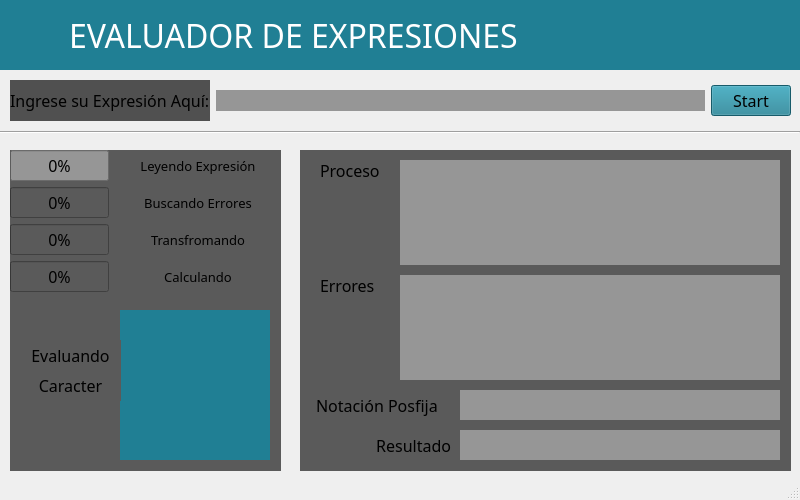
<?xml version="1.0" encoding="UTF-8"?>
<ui version="4.0">
 <class>MainWindow</class>
 <widget class="QMainWindow" name="MainWindow">
  <property name="geometry">
   <rect>
    <x>0</x>
    <y>0</y>
    <width>800</width>
    <height>500</height>
   </rect>
  </property>
  <property name="minimumSize">
   <size>
    <width>800</width>
    <height>500</height>
   </size>
  </property>
  <property name="maximumSize">
   <size>
    <width>800</width>
    <height>500</height>
   </size>
  </property>
  <property name="font">
   <font>
    <family>Cooper Black</family>
    <pointsize>12</pointsize>
   </font>
  </property>
  <property name="windowTitle">
   <string>Evaluador de Expresiones</string>
  </property>
  <property name="windowIcon">
   <iconset>
    <normaloff>Pictures/iconWindow.png</normaloff>Pictures/iconWindow.png</iconset>
  </property>
  <property name="autoFillBackground">
   <bool>false</bool>
  </property>
  <property name="styleSheet">
   <string notr="true">background-color: rgba(80, 80, 80);
color: rgb(255,255,255);

QLineEdit
{
	background-color:rgb(150,150,150);
}</string>
  </property>
  <widget class="QWidget" name="centralwidget">
   <widget class="QLabel" name="lblTitle">
    <property name="geometry">
     <rect>
      <x>69</x>
      <y>0</y>
      <width>731</width>
      <height>70</height>
     </rect>
    </property>
    <property name="palette">
     <palette>
      <active>
       <colorrole role="WindowText">
        <brush brushstyle="SolidPattern">
         <color alpha="255">
          <red>255</red>
          <green>255</green>
          <blue>255</blue>
         </color>
        </brush>
       </colorrole>
       <colorrole role="Button">
        <brush brushstyle="SolidPattern">
         <color alpha="255">
          <red>32</red>
          <green>127</green>
          <blue>148</blue>
         </color>
        </brush>
       </colorrole>
       <colorrole role="Text">
        <brush brushstyle="SolidPattern">
         <color alpha="255">
          <red>255</red>
          <green>255</green>
          <blue>255</blue>
         </color>
        </brush>
       </colorrole>
       <colorrole role="ButtonText">
        <brush brushstyle="SolidPattern">
         <color alpha="255">
          <red>255</red>
          <green>255</green>
          <blue>255</blue>
         </color>
        </brush>
       </colorrole>
       <colorrole role="Base">
        <brush brushstyle="SolidPattern">
         <color alpha="255">
          <red>32</red>
          <green>127</green>
          <blue>148</blue>
         </color>
        </brush>
       </colorrole>
       <colorrole role="Window">
        <brush brushstyle="SolidPattern">
         <color alpha="255">
          <red>32</red>
          <green>127</green>
          <blue>148</blue>
         </color>
        </brush>
       </colorrole>
       <colorrole role="PlaceholderText">
        <brush brushstyle="NoBrush">
         <color alpha="128">
          <red>255</red>
          <green>255</green>
          <blue>255</blue>
         </color>
        </brush>
       </colorrole>
      </active>
      <inactive>
       <colorrole role="WindowText">
        <brush brushstyle="SolidPattern">
         <color alpha="255">
          <red>255</red>
          <green>255</green>
          <blue>255</blue>
         </color>
        </brush>
       </colorrole>
       <colorrole role="Button">
        <brush brushstyle="SolidPattern">
         <color alpha="255">
          <red>32</red>
          <green>127</green>
          <blue>148</blue>
         </color>
        </brush>
       </colorrole>
       <colorrole role="Text">
        <brush brushstyle="SolidPattern">
         <color alpha="255">
          <red>255</red>
          <green>255</green>
          <blue>255</blue>
         </color>
        </brush>
       </colorrole>
       <colorrole role="ButtonText">
        <brush brushstyle="SolidPattern">
         <color alpha="255">
          <red>255</red>
          <green>255</green>
          <blue>255</blue>
         </color>
        </brush>
       </colorrole>
       <colorrole role="Base">
        <brush brushstyle="SolidPattern">
         <color alpha="255">
          <red>32</red>
          <green>127</green>
          <blue>148</blue>
         </color>
        </brush>
       </colorrole>
       <colorrole role="Window">
        <brush brushstyle="SolidPattern">
         <color alpha="255">
          <red>32</red>
          <green>127</green>
          <blue>148</blue>
         </color>
        </brush>
       </colorrole>
       <colorrole role="PlaceholderText">
        <brush brushstyle="NoBrush">
         <color alpha="128">
          <red>255</red>
          <green>255</green>
          <blue>255</blue>
         </color>
        </brush>
       </colorrole>
      </inactive>
      <disabled>
       <colorrole role="WindowText">
        <brush brushstyle="SolidPattern">
         <color alpha="255">
          <red>255</red>
          <green>255</green>
          <blue>255</blue>
         </color>
        </brush>
       </colorrole>
       <colorrole role="Button">
        <brush brushstyle="SolidPattern">
         <color alpha="255">
          <red>32</red>
          <green>127</green>
          <blue>148</blue>
         </color>
        </brush>
       </colorrole>
       <colorrole role="Text">
        <brush brushstyle="SolidPattern">
         <color alpha="255">
          <red>255</red>
          <green>255</green>
          <blue>255</blue>
         </color>
        </brush>
       </colorrole>
       <colorrole role="ButtonText">
        <brush brushstyle="SolidPattern">
         <color alpha="255">
          <red>255</red>
          <green>255</green>
          <blue>255</blue>
         </color>
        </brush>
       </colorrole>
       <colorrole role="Base">
        <brush brushstyle="SolidPattern">
         <color alpha="255">
          <red>32</red>
          <green>127</green>
          <blue>148</blue>
         </color>
        </brush>
       </colorrole>
       <colorrole role="Window">
        <brush brushstyle="SolidPattern">
         <color alpha="255">
          <red>32</red>
          <green>127</green>
          <blue>148</blue>
         </color>
        </brush>
       </colorrole>
       <colorrole role="PlaceholderText">
        <brush brushstyle="NoBrush">
         <color alpha="128">
          <red>255</red>
          <green>255</green>
          <blue>255</blue>
         </color>
        </brush>
       </colorrole>
      </disabled>
     </palette>
    </property>
    <property name="font">
     <font>
      <family>Cooper Black</family>
      <pointsize>24</pointsize>
      <weight>50</weight>
      <italic>false</italic>
      <bold>false</bold>
     </font>
    </property>
    <property name="styleSheet">
     <string notr="true">background-color: rgb(32, 127, 148);
font:rgb(0,0,0);</string>
    </property>
    <property name="frameShape">
     <enum>QFrame::Panel</enum>
    </property>
    <property name="frameShadow">
     <enum>QFrame::Plain</enum>
    </property>
    <property name="lineWidth">
     <number>0</number>
    </property>
    <property name="midLineWidth">
     <number>0</number>
    </property>
    <property name="text">
     <string>EVALUADOR DE EXPRESIONES</string>
    </property>
    <property name="alignment">
     <set>Qt::AlignLeading|Qt::AlignLeft|Qt::AlignVCenter</set>
    </property>
    <property name="margin">
     <number>20</number>
    </property>
   </widget>
   <widget class="QWidget" name="horizontalLayoutWidget">
    <property name="geometry">
     <rect>
      <x>0</x>
      <y>70</y>
      <width>801</width>
      <height>61</height>
     </rect>
    </property>
    <layout class="QHBoxLayout" name="lyCabecera">
     <property name="leftMargin">
      <number>10</number>
     </property>
     <property name="topMargin">
      <number>10</number>
     </property>
     <property name="rightMargin">
      <number>10</number>
     </property>
     <property name="bottomMargin">
      <number>10</number>
     </property>
     <item>
      <widget class="QLabel" name="lblExpression">
       <property name="font">
        <font>
         <family>Cooper Black</family>
         <pointsize>12</pointsize>
        </font>
       </property>
       <property name="styleSheet">
        <string notr="true">background-color:rgb(80,80,80);</string>
       </property>
       <property name="text">
        <string>Ingrese su Expresión Aquí:</string>
       </property>
      </widget>
     </item>
     <item>
      <widget class="QLineEdit" name="txtExpression">
       <property name="font">
        <font>
         <family>Consolas</family>
         <pointsize>12</pointsize>
        </font>
       </property>
       <property name="styleSheet">
        <string notr="true">background-color:rgb(150,150,150);
border-color:rgb(80,80,80);</string>
       </property>
       <property name="text">
        <string/>
       </property>
       <property name="frame">
        <bool>false</bool>
       </property>
       <property name="cursorMoveStyle">
        <enum>Qt::LogicalMoveStyle</enum>
       </property>
      </widget>
     </item>
     <item>
      <widget class="QPushButton" name="btnStart">
       <property name="font">
        <font>
         <family>Cooper Black</family>
         <pointsize>12</pointsize>
        </font>
       </property>
       <property name="styleSheet">
        <string notr="true">background:rgb(32,127,148);</string>
       </property>
       <property name="text">
        <string>Start</string>
       </property>
       <property name="icon">
        <iconset>
         <normaloff>Pictures/iconStart.png</normaloff>Pictures/iconStart.png</iconset>
       </property>
       <property name="autoDefault">
        <bool>false</bool>
       </property>
       <property name="default">
        <bool>false</bool>
       </property>
       <property name="flat">
        <bool>false</bool>
       </property>
      </widget>
     </item>
    </layout>
   </widget>
   <widget class="Line" name="line">
    <property name="geometry">
     <rect>
      <x>0</x>
      <y>130</y>
      <width>800</width>
      <height>5</height>
     </rect>
    </property>
    <property name="orientation">
     <enum>Qt::Horizontal</enum>
    </property>
   </widget>
   <widget class="QWidget" name="pnlRight" native="true">
    <property name="geometry">
     <rect>
      <x>10</x>
      <y>150</y>
      <width>271</width>
      <height>321</height>
     </rect>
    </property>
    <property name="styleSheet">
     <string notr="true">background-color:rgb(90,90,90)</string>
    </property>
    <widget class="QWidget" name="formLayoutWidget">
     <property name="geometry">
      <rect>
       <x>0</x>
       <y>0</y>
       <width>271</width>
       <height>151</height>
      </rect>
     </property>
     <layout class="QFormLayout" name="formLayout">
      <property name="labelAlignment">
       <set>Qt::AlignCenter</set>
      </property>
      <item row="0" column="0">
       <widget class="QProgressBar" name="bcRaeding">
        <property name="styleSheet">
         <string notr="true">background-color:rgb(150,150,150);
color:(255,0,0);</string>
        </property>
        <property name="value">
         <number>0</number>
        </property>
        <property name="alignment">
         <set>Qt::AlignHCenter|Qt::AlignTop</set>
        </property>
        <property name="textDirection">
         <enum>QProgressBar::TopToBottom</enum>
        </property>
       </widget>
      </item>
      <item row="0" column="1">
       <widget class="QLabel" name="lblReading">
        <property name="font">
         <font>
          <family>Cooper Black</family>
          <pointsize>10</pointsize>
         </font>
        </property>
        <property name="layoutDirection">
         <enum>Qt::LeftToRight</enum>
        </property>
        <property name="text">
         <string>Leyendo Expresión</string>
        </property>
        <property name="alignment">
         <set>Qt::AlignCenter</set>
        </property>
       </widget>
      </item>
      <item row="1" column="0">
       <widget class="QProgressBar" name="bcSearch">
        <property name="value">
         <number>0</number>
        </property>
        <property name="alignment">
         <set>Qt::AlignHCenter|Qt::AlignTop</set>
        </property>
        <property name="textDirection">
         <enum>QProgressBar::TopToBottom</enum>
        </property>
       </widget>
      </item>
      <item row="1" column="1">
       <widget class="QLabel" name="lbSearch">
        <property name="font">
         <font>
          <family>Cooper Black</family>
          <pointsize>10</pointsize>
         </font>
        </property>
        <property name="layoutDirection">
         <enum>Qt::LeftToRight</enum>
        </property>
        <property name="text">
         <string>Buscando Errores</string>
        </property>
        <property name="alignment">
         <set>Qt::AlignCenter</set>
        </property>
       </widget>
      </item>
      <item row="2" column="0">
       <widget class="QProgressBar" name="pbTransforming">
        <property name="value">
         <number>0</number>
        </property>
        <property name="alignment">
         <set>Qt::AlignHCenter|Qt::AlignTop</set>
        </property>
        <property name="textDirection">
         <enum>QProgressBar::TopToBottom</enum>
        </property>
       </widget>
      </item>
      <item row="2" column="1">
       <widget class="QLabel" name="lblTransforming">
        <property name="font">
         <font>
          <family>Cooper Black</family>
          <pointsize>10</pointsize>
         </font>
        </property>
        <property name="layoutDirection">
         <enum>Qt::LeftToRight</enum>
        </property>
        <property name="text">
         <string>Transfromando</string>
        </property>
        <property name="alignment">
         <set>Qt::AlignCenter</set>
        </property>
       </widget>
      </item>
      <item row="3" column="0">
       <widget class="QProgressBar" name="pbCaculate">
        <property name="value">
         <number>0</number>
        </property>
        <property name="alignment">
         <set>Qt::AlignHCenter|Qt::AlignTop</set>
        </property>
        <property name="textDirection">
         <enum>QProgressBar::TopToBottom</enum>
        </property>
       </widget>
      </item>
      <item row="3" column="1">
       <widget class="QLabel" name="lblCalculate">
        <property name="font">
         <font>
          <family>Cooper Black</family>
          <pointsize>10</pointsize>
         </font>
        </property>
        <property name="layoutDirection">
         <enum>Qt::LeftToRight</enum>
        </property>
        <property name="text">
         <string>Calculando</string>
        </property>
        <property name="alignment">
         <set>Qt::AlignCenter</set>
        </property>
       </widget>
      </item>
     </layout>
    </widget>
    <widget class="QLineEdit" name="txtCalculate">
     <property name="enabled">
      <bool>false</bool>
     </property>
     <property name="geometry">
      <rect>
       <x>110</x>
       <y>160</y>
       <width>150</width>
       <height>150</height>
      </rect>
     </property>
     <property name="font">
      <font>
       <family>Consolas</family>
       <pointsize>85</pointsize>
      </font>
     </property>
     <property name="styleSheet">
      <string notr="true">background-color:rgb(32,127,148);</string>
     </property>
     <property name="text">
      <string/>
     </property>
     <property name="frame">
      <bool>false</bool>
     </property>
     <property name="alignment">
      <set>Qt::AlignCenter</set>
     </property>
    </widget>
    <widget class="QLabel" name="lblEvaluating">
     <property name="geometry">
      <rect>
       <x>10</x>
       <y>190</y>
       <width>101</width>
       <height>31</height>
      </rect>
     </property>
     <property name="font">
      <font>
       <family>Cooper Black</family>
       <pointsize>12</pointsize>
      </font>
     </property>
     <property name="text">
      <string>Evaluando</string>
     </property>
     <property name="alignment">
      <set>Qt::AlignCenter</set>
     </property>
    </widget>
    <widget class="QLabel" name="lblCharacter">
     <property name="geometry">
      <rect>
       <x>10</x>
       <y>220</y>
       <width>101</width>
       <height>31</height>
      </rect>
     </property>
     <property name="font">
      <font>
       <family>Cooper Black</family>
       <pointsize>12</pointsize>
      </font>
     </property>
     <property name="text">
      <string>Caracter</string>
     </property>
     <property name="alignment">
      <set>Qt::AlignCenter</set>
     </property>
    </widget>
   </widget>
   <widget class="QWidget" name="pnlLeft" native="true">
    <property name="geometry">
     <rect>
      <x>300</x>
      <y>150</y>
      <width>491</width>
      <height>321</height>
     </rect>
    </property>
    <property name="styleSheet">
     <string notr="true">background-color:rgb(90,90,90);</string>
    </property>
    <widget class="QLabel" name="lblProcess">
     <property name="geometry">
      <rect>
       <x>20</x>
       <y>10</y>
       <width>81</width>
       <height>21</height>
      </rect>
     </property>
     <property name="font">
      <font>
       <family>Cooper Black</family>
       <pointsize>12</pointsize>
      </font>
     </property>
     <property name="text">
      <string>Proceso</string>
     </property>
    </widget>
    <widget class="QPlainTextEdit" name="txtProcess">
     <property name="enabled">
      <bool>false</bool>
     </property>
     <property name="geometry">
      <rect>
       <x>100</x>
       <y>10</y>
       <width>380</width>
       <height>105</height>
      </rect>
     </property>
     <property name="font">
      <font>
       <family>Consolas</family>
       <pointsize>10</pointsize>
      </font>
     </property>
     <property name="styleSheet">
      <string notr="true">background-color:rgb(150,150,150);
color:rgb(0,255,0);</string>
     </property>
     <property name="frameShape">
      <enum>QFrame::NoFrame</enum>
     </property>
     <property name="plainText">
      <string/>
     </property>
    </widget>
    <widget class="QLineEdit" name="txtPostfix">
     <property name="enabled">
      <bool>false</bool>
     </property>
     <property name="geometry">
      <rect>
       <x>160</x>
       <y>240</y>
       <width>320</width>
       <height>30</height>
      </rect>
     </property>
     <property name="font">
      <font>
       <family>Consolas</family>
       <pointsize>11</pointsize>
      </font>
     </property>
     <property name="mouseTracking">
      <bool>true</bool>
     </property>
     <property name="tabletTracking">
      <bool>false</bool>
     </property>
     <property name="acceptDrops">
      <bool>true</bool>
     </property>
     <property name="autoFillBackground">
      <bool>false</bool>
     </property>
     <property name="styleSheet">
      <string notr="true">background-color:rgb(150,150,150);
color:rgb(255,255,255);
border-color:rgb(80,80,80);</string>
     </property>
     <property name="text">
      <string/>
     </property>
     <property name="frame">
      <bool>false</bool>
     </property>
     <property name="dragEnabled">
      <bool>false</bool>
     </property>
     <property name="readOnly">
      <bool>false</bool>
     </property>
    </widget>
    <widget class="QLabel" name="lblPostfix">
     <property name="geometry">
      <rect>
       <x>16</x>
       <y>240</y>
       <width>141</width>
       <height>31</height>
      </rect>
     </property>
     <property name="font">
      <font>
       <family>Cooper Black</family>
       <pointsize>12</pointsize>
      </font>
     </property>
     <property name="text">
      <string>Notación Posfija</string>
     </property>
    </widget>
    <widget class="QLineEdit" name="txtResult">
     <property name="enabled">
      <bool>false</bool>
     </property>
     <property name="geometry">
      <rect>
       <x>160</x>
       <y>280</y>
       <width>320</width>
       <height>30</height>
      </rect>
     </property>
     <property name="font">
      <font>
       <family>Consolas</family>
       <pointsize>11</pointsize>
      </font>
     </property>
     <property name="mouseTracking">
      <bool>true</bool>
     </property>
     <property name="tabletTracking">
      <bool>false</bool>
     </property>
     <property name="acceptDrops">
      <bool>true</bool>
     </property>
     <property name="autoFillBackground">
      <bool>false</bool>
     </property>
     <property name="styleSheet">
      <string notr="true">background-color:rgb(150,150,150);
color:rgb(255,255,255);
border-color:rgb(80,80,80);</string>
     </property>
     <property name="text">
      <string/>
     </property>
     <property name="frame">
      <bool>false</bool>
     </property>
     <property name="dragEnabled">
      <bool>false</bool>
     </property>
     <property name="readOnly">
      <bool>false</bool>
     </property>
    </widget>
    <widget class="QLabel" name="lblResult">
     <property name="geometry">
      <rect>
       <x>20</x>
       <y>280</y>
       <width>131</width>
       <height>31</height>
      </rect>
     </property>
     <property name="font">
      <font>
       <family>Cooper Black</family>
       <pointsize>12</pointsize>
      </font>
     </property>
     <property name="text">
      <string>Resultado</string>
     </property>
     <property name="alignment">
      <set>Qt::AlignRight|Qt::AlignTrailing|Qt::AlignVCenter</set>
     </property>
    </widget>
    <widget class="QLabel" name="lblError">
     <property name="geometry">
      <rect>
       <x>20</x>
       <y>125</y>
       <width>81</width>
       <height>21</height>
      </rect>
     </property>
     <property name="font">
      <font>
       <family>Cooper Black</family>
       <pointsize>12</pointsize>
      </font>
     </property>
     <property name="text">
      <string>Errores</string>
     </property>
    </widget>
    <widget class="QPlainTextEdit" name="txtError">
     <property name="enabled">
      <bool>false</bool>
     </property>
     <property name="geometry">
      <rect>
       <x>100</x>
       <y>125</y>
       <width>380</width>
       <height>105</height>
      </rect>
     </property>
     <property name="font">
      <font>
       <family>Consolas</family>
       <pointsize>10</pointsize>
      </font>
     </property>
     <property name="styleSheet">
      <string notr="true">background-color:rgb(150,150,150);
color:rgb(255,0,0)</string>
     </property>
     <property name="frameShape">
      <enum>QFrame::NoFrame</enum>
     </property>
     <property name="plainText">
      <string/>
     </property>
    </widget>
   </widget>
   <widget class="QLabel" name="lblIcon">
    <property name="geometry">
     <rect>
      <x>0</x>
      <y>0</y>
      <width>70</width>
      <height>70</height>
     </rect>
    </property>
    <property name="palette">
     <palette>
      <active>
       <colorrole role="WindowText">
        <brush brushstyle="SolidPattern">
         <color alpha="255">
          <red>255</red>
          <green>255</green>
          <blue>255</blue>
         </color>
        </brush>
       </colorrole>
       <colorrole role="Button">
        <brush brushstyle="SolidPattern">
         <color alpha="255">
          <red>32</red>
          <green>127</green>
          <blue>148</blue>
         </color>
        </brush>
       </colorrole>
       <colorrole role="Text">
        <brush brushstyle="SolidPattern">
         <color alpha="255">
          <red>255</red>
          <green>255</green>
          <blue>255</blue>
         </color>
        </brush>
       </colorrole>
       <colorrole role="ButtonText">
        <brush brushstyle="SolidPattern">
         <color alpha="255">
          <red>255</red>
          <green>255</green>
          <blue>255</blue>
         </color>
        </brush>
       </colorrole>
       <colorrole role="Base">
        <brush brushstyle="SolidPattern">
         <color alpha="255">
          <red>32</red>
          <green>127</green>
          <blue>148</blue>
         </color>
        </brush>
       </colorrole>
       <colorrole role="Window">
        <brush brushstyle="SolidPattern">
         <color alpha="255">
          <red>32</red>
          <green>127</green>
          <blue>148</blue>
         </color>
        </brush>
       </colorrole>
       <colorrole role="PlaceholderText">
        <brush brushstyle="NoBrush">
         <color alpha="128">
          <red>255</red>
          <green>255</green>
          <blue>255</blue>
         </color>
        </brush>
       </colorrole>
      </active>
      <inactive>
       <colorrole role="WindowText">
        <brush brushstyle="SolidPattern">
         <color alpha="255">
          <red>255</red>
          <green>255</green>
          <blue>255</blue>
         </color>
        </brush>
       </colorrole>
       <colorrole role="Button">
        <brush brushstyle="SolidPattern">
         <color alpha="255">
          <red>32</red>
          <green>127</green>
          <blue>148</blue>
         </color>
        </brush>
       </colorrole>
       <colorrole role="Text">
        <brush brushstyle="SolidPattern">
         <color alpha="255">
          <red>255</red>
          <green>255</green>
          <blue>255</blue>
         </color>
        </brush>
       </colorrole>
       <colorrole role="ButtonText">
        <brush brushstyle="SolidPattern">
         <color alpha="255">
          <red>255</red>
          <green>255</green>
          <blue>255</blue>
         </color>
        </brush>
       </colorrole>
       <colorrole role="Base">
        <brush brushstyle="SolidPattern">
         <color alpha="255">
          <red>32</red>
          <green>127</green>
          <blue>148</blue>
         </color>
        </brush>
       </colorrole>
       <colorrole role="Window">
        <brush brushstyle="SolidPattern">
         <color alpha="255">
          <red>32</red>
          <green>127</green>
          <blue>148</blue>
         </color>
        </brush>
       </colorrole>
       <colorrole role="PlaceholderText">
        <brush brushstyle="NoBrush">
         <color alpha="128">
          <red>255</red>
          <green>255</green>
          <blue>255</blue>
         </color>
        </brush>
       </colorrole>
      </inactive>
      <disabled>
       <colorrole role="WindowText">
        <brush brushstyle="SolidPattern">
         <color alpha="255">
          <red>255</red>
          <green>255</green>
          <blue>255</blue>
         </color>
        </brush>
       </colorrole>
       <colorrole role="Button">
        <brush brushstyle="SolidPattern">
         <color alpha="255">
          <red>32</red>
          <green>127</green>
          <blue>148</blue>
         </color>
        </brush>
       </colorrole>
       <colorrole role="Text">
        <brush brushstyle="SolidPattern">
         <color alpha="255">
          <red>255</red>
          <green>255</green>
          <blue>255</blue>
         </color>
        </brush>
       </colorrole>
       <colorrole role="ButtonText">
        <brush brushstyle="SolidPattern">
         <color alpha="255">
          <red>255</red>
          <green>255</green>
          <blue>255</blue>
         </color>
        </brush>
       </colorrole>
       <colorrole role="Base">
        <brush brushstyle="SolidPattern">
         <color alpha="255">
          <red>32</red>
          <green>127</green>
          <blue>148</blue>
         </color>
        </brush>
       </colorrole>
       <colorrole role="Window">
        <brush brushstyle="SolidPattern">
         <color alpha="255">
          <red>32</red>
          <green>127</green>
          <blue>148</blue>
         </color>
        </brush>
       </colorrole>
       <colorrole role="PlaceholderText">
        <brush brushstyle="NoBrush">
         <color alpha="128">
          <red>255</red>
          <green>255</green>
          <blue>255</blue>
         </color>
        </brush>
       </colorrole>
      </disabled>
     </palette>
    </property>
    <property name="font">
     <font>
      <family>Cooper Black</family>
      <pointsize>24</pointsize>
      <weight>50</weight>
      <italic>false</italic>
      <bold>false</bold>
     </font>
    </property>
    <property name="styleSheet">
     <string notr="true">background-color: rgb(32, 127, 148);
font:rgb(0,0,0);</string>
    </property>
    <property name="frameShape">
     <enum>QFrame::Panel</enum>
    </property>
    <property name="frameShadow">
     <enum>QFrame::Plain</enum>
    </property>
    <property name="lineWidth">
     <number>0</number>
    </property>
    <property name="midLineWidth">
     <number>0</number>
    </property>
    <property name="text">
     <string/>
    </property>
    <property name="pixmap">
     <pixmap>Pictures/iconWindow.png</pixmap>
    </property>
    <property name="scaledContents">
     <bool>true</bool>
    </property>
    <property name="alignment">
     <set>Qt::AlignLeading|Qt::AlignLeft|Qt::AlignVCenter</set>
    </property>
    <property name="margin">
     <number>3</number>
    </property>
   </widget>
  </widget>
  <widget class="QStatusBar" name="statusbar"/>
 </widget>
 <resources/>
 <connections/>
</ui>
